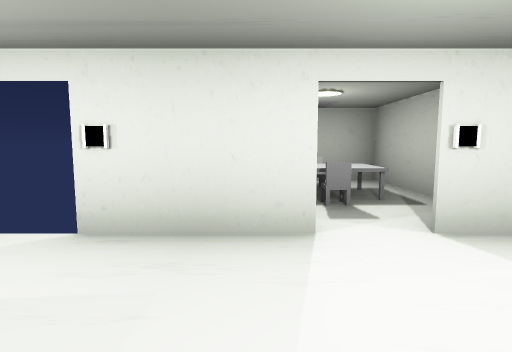
[1] (above)

22 first-person views from a walk through a 3-D level made in the Unity game engine. The camera is 1.5 m above the floor, tilts 6° down and sees 80° across. The floor is counted in squares, 2 m on a side. Each view is taken from the middle of a square. On the plan, view 1 faces up. The plan holds only what a view shows up to about 10 squares ahead; the rest is blank. The place goes on beyond the plan. The player is left out. Door leaves are left out, so doorways stand open. Some surface patterns are stand-ins.

[2]
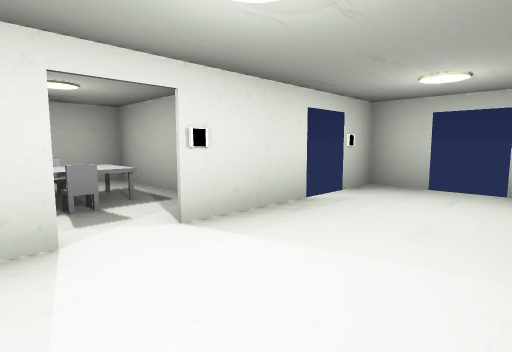

[3]
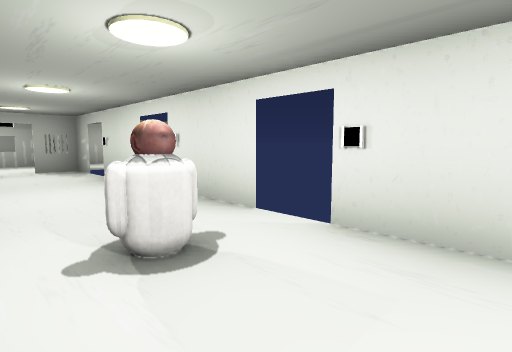

[4]
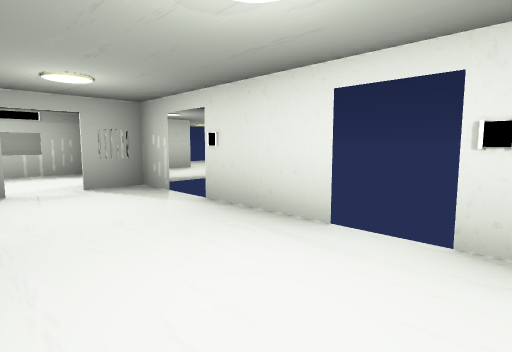

[5]
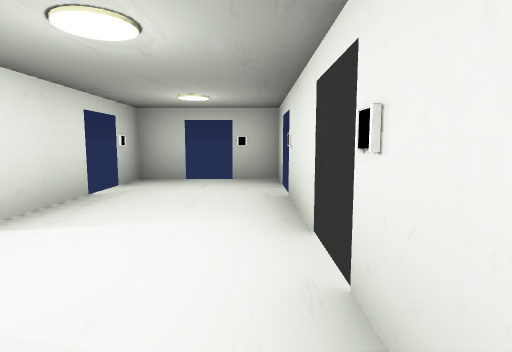

[6]
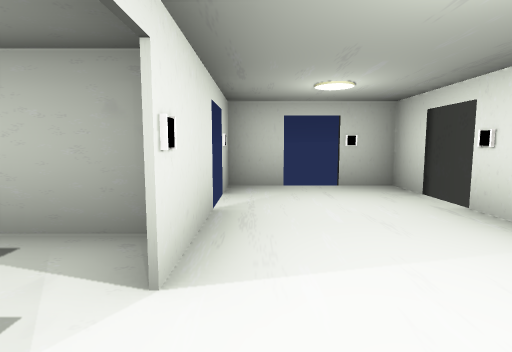

[7]
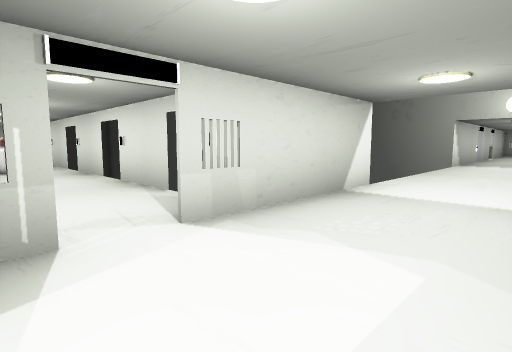

[8]
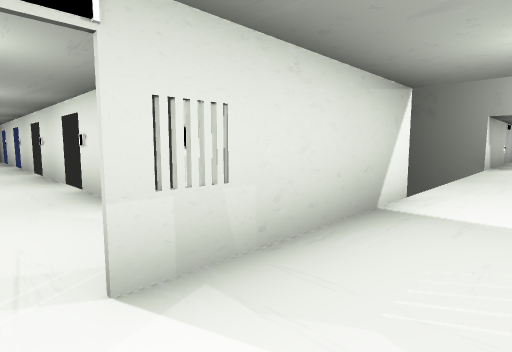

[9]
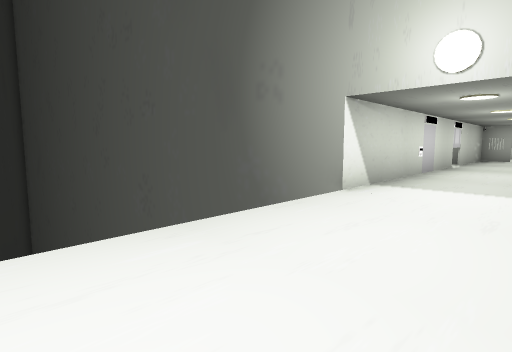

[10]
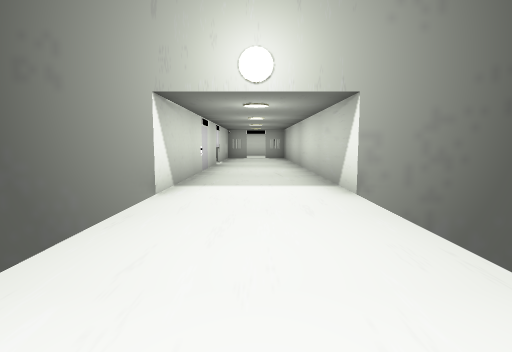

[11]
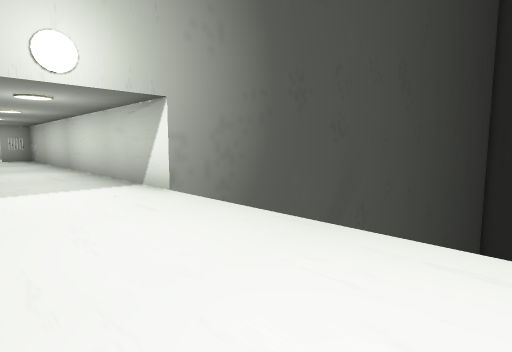

[12]
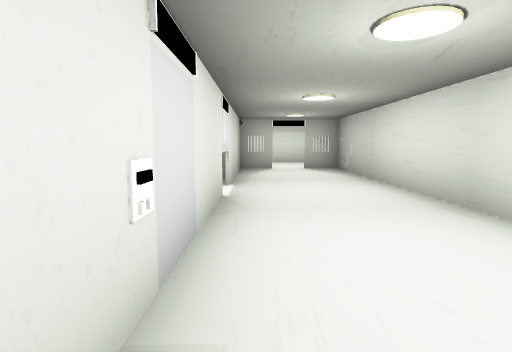

[13]
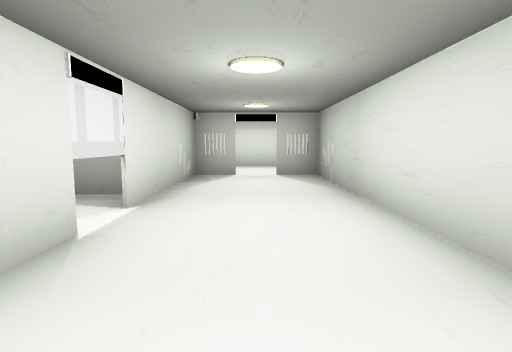

[14]
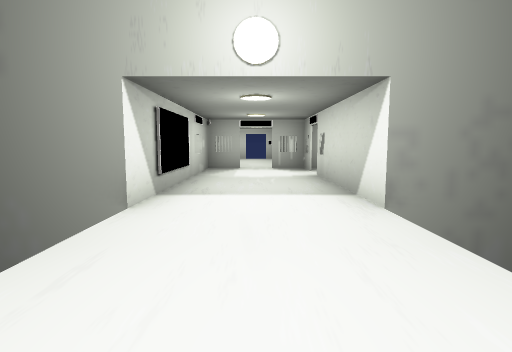

[15]
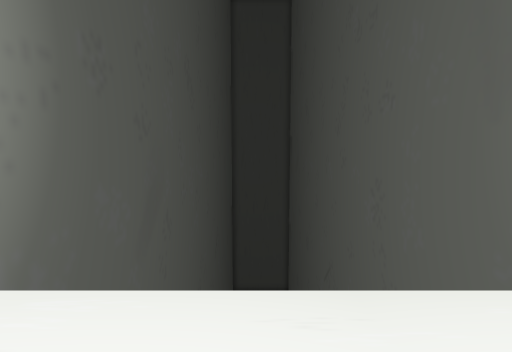

[16]
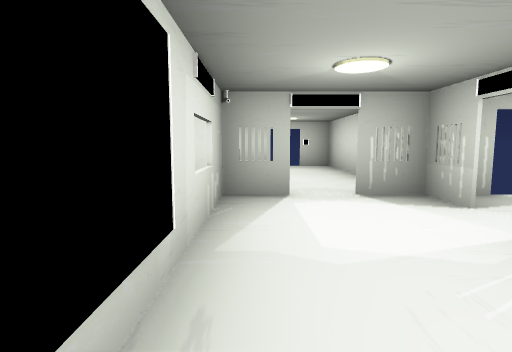

[17]
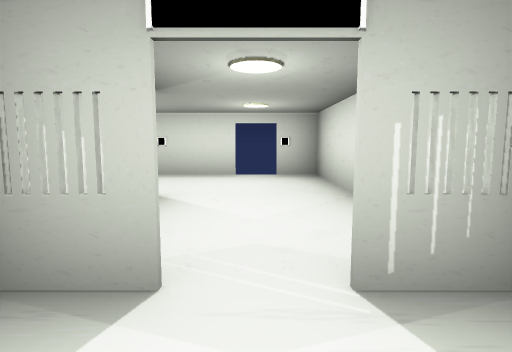

[18]
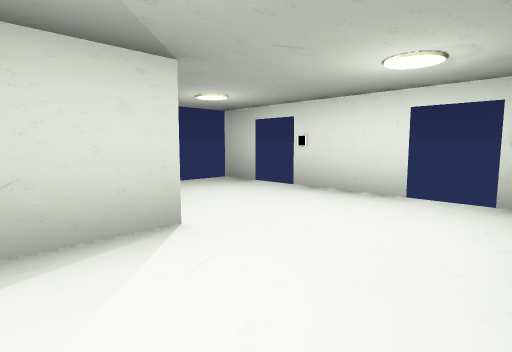

[19]
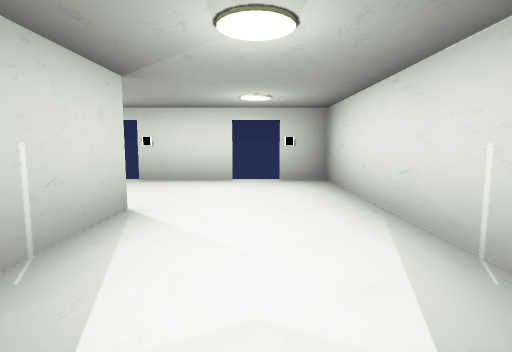

[20]
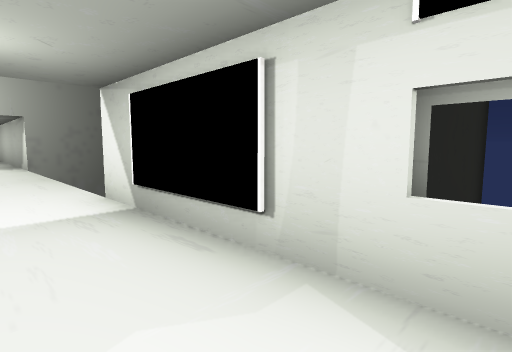

[21]
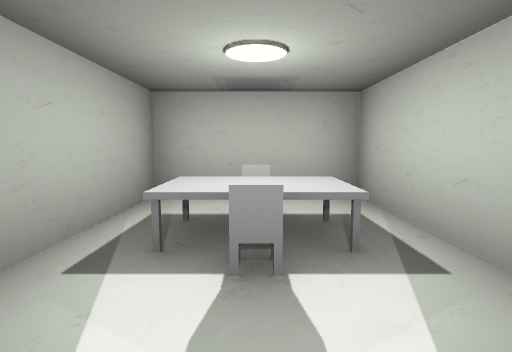

[22]
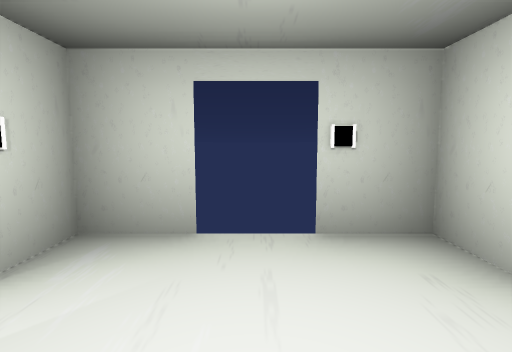

### Floor plan
Key: @ floor where view 1 was taken; # wall or solid block; . floor; D open door; = window, fence, low wall or low ledge; v drop or lower ground; T table; C chair; O other object.
Columns run from 20 left of view 1 to 6 right of it. Each row starts with its distance up from view 1.
  9        ## ##
  8       D..D.#
  7       .....#
  6       .....#       #####
  5        #...#       #TCT#
  4        #...#       #TCT#
  3        ##D##D##D##D##D##D##
  2      # #...#..............#
  1      # =..........O.......D
  0      ###...#D..D..D.@D..D.#
 -1        #...# ## ## ## ## ##
 -2        #...#
 -3       ##...#########
 -4         ...
 -5         ...
 -6         ...
 -7         ...
 -8         ...
 -9 vvvvvvvv...vvv
-10        #...#########
-11        #...#
-12        #...#
-13        #..O#
-14        #...#
-15        #...#
-16        #...#
-17        #...#
-18        #...#
-19        #...#
-20        #...#
-21         #D##

Positions as (right, up) in squares from view 1, and headings:
1: (0, 0), facing up
2: (0, 0), facing up-right
3: (0, 0), facing up-left
4: (-4, 0), facing up-left
5: (-1, 0), facing right
6: (0, 2), facing right
7: (-12, 2), facing down-right
8: (-11, 1), facing down-right
9: (-12, -5), facing down-right
10: (-11, -5), facing down
11: (-10, -5), facing down-left
12: (-10, -12), facing down
13: (-11, -14), facing down
14: (-11, -7), facing up
15: (-11, -6), facing right
16: (-12, -2), facing up
17: (-11, 1), facing up
18: (-10, 4), facing up-left
19: (-11, 2), facing up
20: (-11, 1), facing down-left
21: (1, 2), facing up
22: (3, 1), facing right
